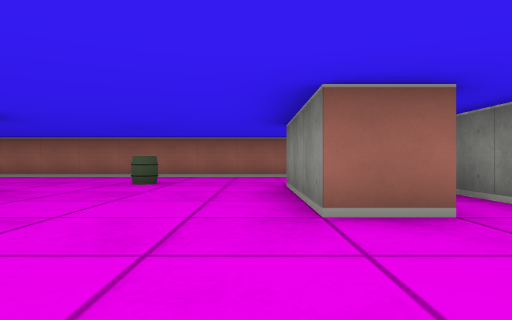
[1] (above)

16 first-person views from a walk through a cub3D level. The camera is about half as high as the walls, looks level and sees 75° across. The floor is counted in squares. Each view is taken from the middle of a square. On the plan, view 1 faces up. The plan holds only what a view shows up to about 9 squares ahead; the rest is blank.

[2]
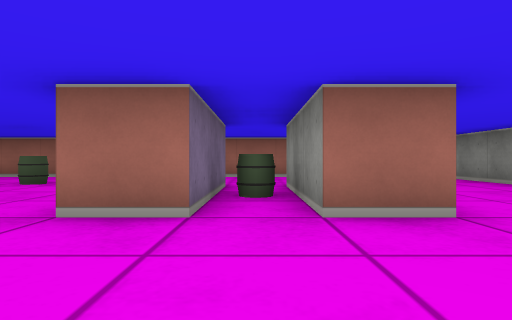

[3]
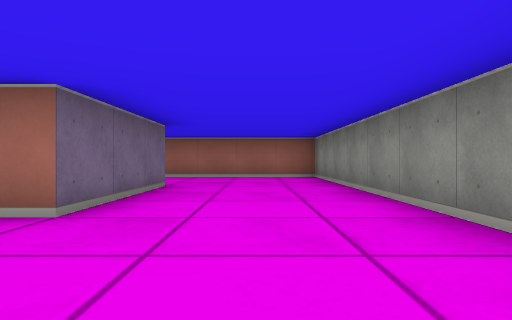

[4]
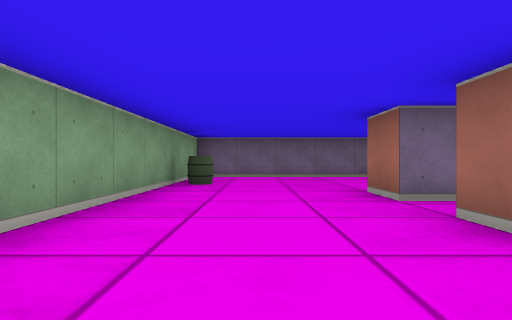

[5]
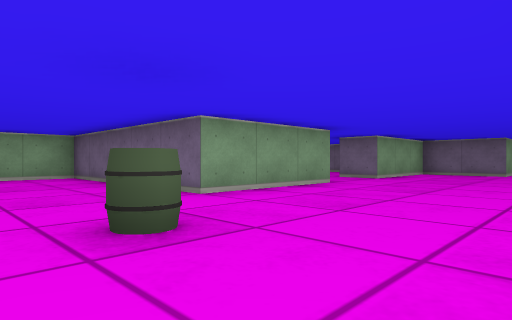

[6]
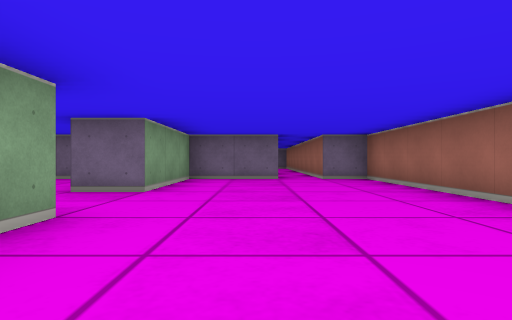

[7]
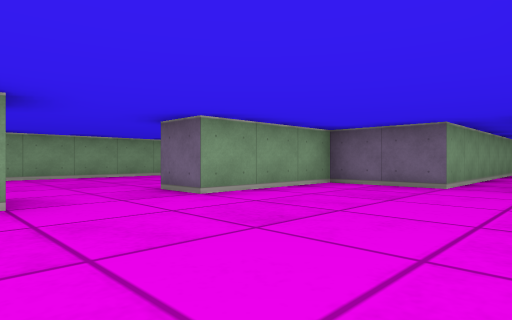

[8]
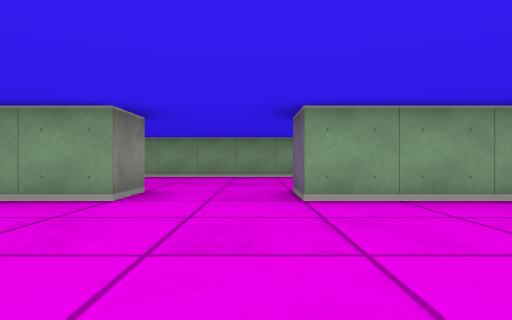

[9]
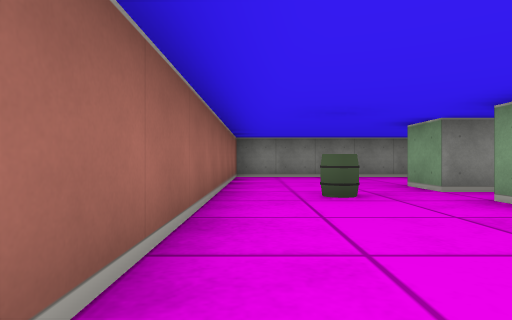

[10]
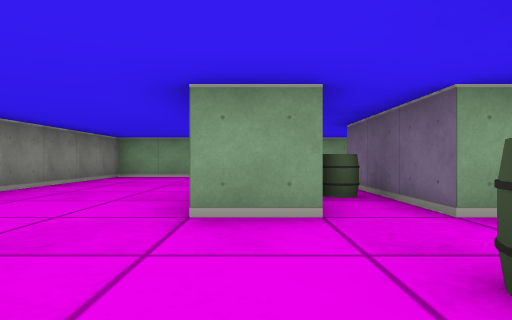

[11]
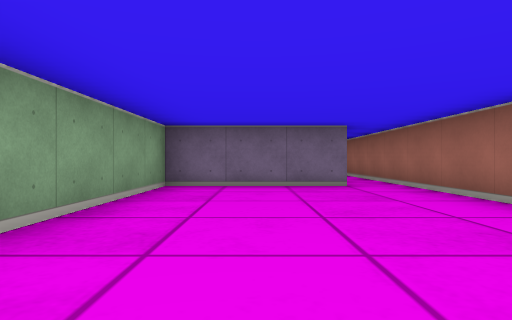

[12]
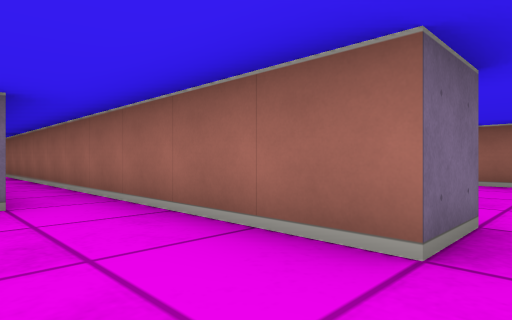

[13]
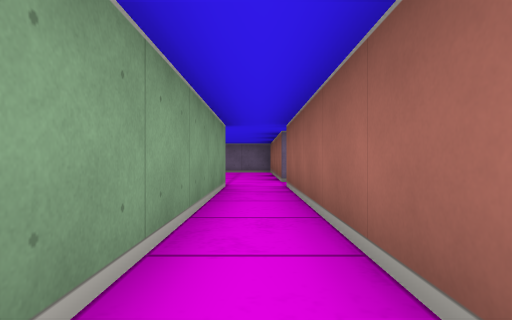

[14]
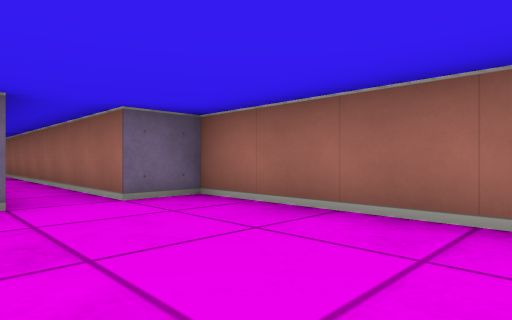

[15]
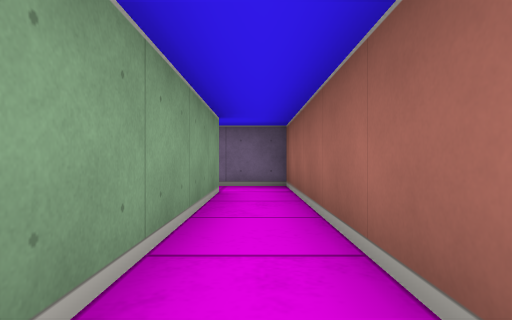

[16]
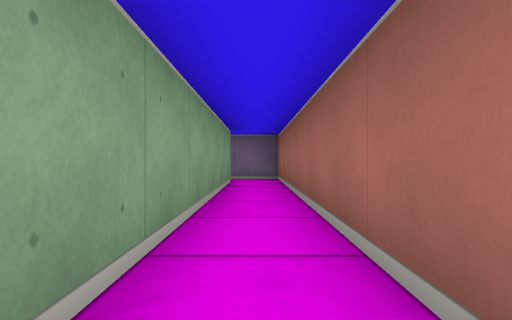

### Floor plan
Points are (right, up) in squares from view 1. A wall is a line through its corners. A room is listed if a view was taken in it or the views show most of it. See-through windows are left out.
Room 1 (views 1, 2, 3, 4, 5, 6, 7, 8, 9, 10, 14, 15, 16)
walls: (1, 5.5) (1.5, 5.5) (1.5, 2.5) (0.5, 2.5) (0.5, 5.4); (-6.5, 4.5) (-3.5, 4.5) (-3.5, -0.5) (3.1, -0.5); (2.5, 5.5) (3.5, 5.5) (3.5, 2.5) (2.5, 2.5) (2.5, 5.5); (4.6, -0.5) (6.5, -0.5) (6.5, 8.5) (-11.5, 8.5) (-11.5, 7.5) (-19.5, 7.5); (-19.5, 6.5) (-11.5, 6.5) (-11.5, 4.5) (-8.5, 4.5)
ways out: opening at (-7.5, 4) to room 2; opening at (-20, 7)
objects: barrel (-2, 6); barrel (-1, 0); barrel (2, 4); barrel (2, 7)
Room 2 (views 11, 12, 13)
walls: (-11.5, 2.5) (-11.5, -0.5) (-5.1, -0.5); (-8.5, 4.5) (-8.5, 3.5) (-19.4, 3.5); (-6.5, 3.5) (-6.5, 4.5); (-19.5, 2.5) (-14.6, 2.5)
ways out: opening at (-7.5, 4) to room 1; opening at (-19, 3)

Positions as (right, up) in squares from view 1, and headings:
1: (0, 0), facing up
2: (2, 0), facing up
3: (5, 0), facing up
4: (5, 1), facing left
5: (-1, 8), facing down-left
6: (-4, 6), facing left
7: (-6, 8), facing down-left
8: (-8, 8), facing down
9: (-2, 8), facing right
10: (3, 8), facing down
11: (-6, 1), facing left
12: (-8, 2), facing up-left
13: (-14, 3), facing left
14: (-8, 6), facing up-left
15: (-15, 7), facing left
16: (-13, 7), facing left
